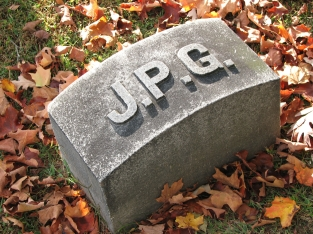
#> input picture azeer.jpg, 313 x 234 px
$ python goug.py
#> lines starting #> are read from the running program, lines starting #| are printed output that depends on the picture
from skimage.future import graph
from skimage import data, segmentation, color, filters, io
from matplotlib import pyplot as plt
from PIL import Image
import numpy as np

input_filename="azeer.jpg"
im = Image.open(input_filename)
#> im is the input picture: PIL image 313x234 RGB; mean R, G, B 127.8, 105.9, 87.1
img = np.array(im)

#img = data.coffee()
gimg = color.rgb2gray(img)
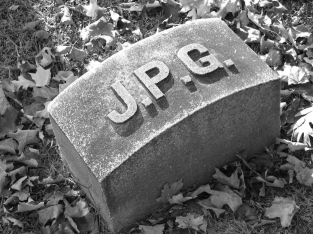
#> gimg: shape (234, 313) float64; min 0.0186, max 1, mean 0.428

labels = segmentation.slic(img, compactness=30, n_segments=2000)
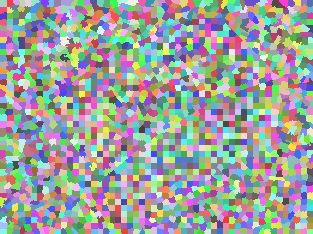
#> labels: shape (234, 313) int64; 2002 distinct labels, from 1 to 2002; one colour per label, 0 black
edges = filters.sobel(gimg)
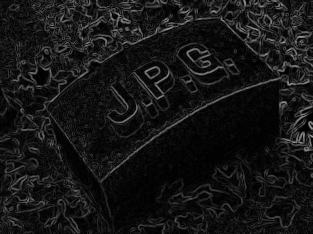
#> edges: shape (234, 313) float64; min 0, max 0.629, mean 0.0866
edges_rgb = color.gray2rgb(edges)

g = graph.rag_boundary(labels, edges)
lc = graph.show_rag(labels, g, edges_rgb, img_cmap=None, edge_cmap='viridis',
                    edge_width=1.2)

plt.colorbar(lc, fraction=0.03)
io.show()
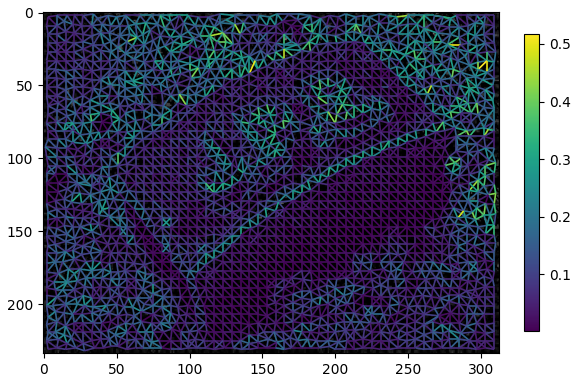
#> figure drawn by matplotlib, 2 panels
